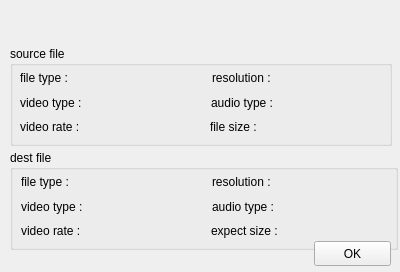
<ui version="4.0" >
 <class>xMediaInfoClass</class>
 <widget class="QDialog" name="xMediaInfoClass" >
  <property name="geometry" >
   <rect>
    <x>0</x>
    <y>0</y>
    <width>400</width>
    <height>272</height>
   </rect>
  </property>
  <property name="sizePolicy" >
   <sizepolicy vsizetype="Fixed" hsizetype="Fixed" >
    <horstretch>0</horstretch>
    <verstretch>0</verstretch>
   </sizepolicy>
  </property>
  <property name="windowTitle" >
   <string>xMediaInfo</string>
  </property>
  <widget class="QGroupBox" name="gb_src" >
   <property name="geometry" >
    <rect>
     <x>10</x>
     <y>46</y>
     <width>382</width>
     <height>100</height>
    </rect>
   </property>
   <property name="sizePolicy" >
    <sizepolicy vsizetype="Fixed" hsizetype="Preferred" >
     <horstretch>0</horstretch>
     <verstretch>0</verstretch>
    </sizepolicy>
   </property>
   <property name="minimumSize" >
    <size>
     <width>0</width>
     <height>100</height>
    </size>
   </property>
   <property name="maximumSize" >
    <size>
     <width>16777215</width>
     <height>100</height>
    </size>
   </property>
   <property name="title" >
    <string>source file</string>
   </property>
   <property name="flat" >
    <bool>true</bool>
   </property>
   <widget class="QLabel" name="label" >
    <property name="geometry" >
     <rect>
      <x>10</x>
      <y>23</y>
      <width>72</width>
      <height>18</height>
     </rect>
    </property>
    <property name="text" >
     <string>file type :</string>
    </property>
   </widget>
   <widget class="QLabel" name="lblType" >
    <property name="geometry" >
     <rect>
      <x>88</x>
      <y>23</y>
      <width>100</width>
      <height>18</height>
     </rect>
    </property>
    <property name="sizePolicy" >
     <sizepolicy vsizetype="Preferred" hsizetype="Fixed" >
      <horstretch>0</horstretch>
      <verstretch>0</verstretch>
     </sizepolicy>
    </property>
    <property name="minimumSize" >
     <size>
      <width>100</width>
      <height>0</height>
     </size>
    </property>
   </widget>
   <widget class="QLabel" name="label_4" >
    <property name="geometry" >
     <rect>
      <x>202</x>
      <y>23</y>
      <width>72</width>
      <height>18</height>
     </rect>
    </property>
    <property name="text" >
     <string>resolution :</string>
    </property>
   </widget>
   <widget class="QLabel" name="lblResolution" >
    <property name="geometry" >
     <rect>
      <x>272</x>
      <y>23</y>
      <width>100</width>
      <height>18</height>
     </rect>
    </property>
    <property name="sizePolicy" >
     <sizepolicy vsizetype="Preferred" hsizetype="Fixed" >
      <horstretch>0</horstretch>
      <verstretch>0</verstretch>
     </sizepolicy>
    </property>
    <property name="minimumSize" >
     <size>
      <width>100</width>
      <height>0</height>
     </size>
    </property>
   </widget>
   <widget class="QLabel" name="label_111" >
    <property name="geometry" >
     <rect>
      <x>10</x>
      <y>47</y>
      <width>72</width>
      <height>19</height>
     </rect>
    </property>
    <property name="text" >
     <string>video type :</string>
    </property>
   </widget>
   <widget class="QLabel" name="lblVideoType" >
    <property name="geometry" >
     <rect>
      <x>88</x>
      <y>47</y>
      <width>100</width>
      <height>19</height>
     </rect>
    </property>
    <property name="sizePolicy" >
     <sizepolicy vsizetype="Preferred" hsizetype="Fixed" >
      <horstretch>0</horstretch>
      <verstretch>0</verstretch>
     </sizepolicy>
    </property>
    <property name="minimumSize" >
     <size>
      <width>100</width>
      <height>0</height>
     </size>
    </property>
   </widget>
   <widget class="QLabel" name="label_5" >
    <property name="geometry" >
     <rect>
      <x>201</x>
      <y>47</y>
      <width>72</width>
      <height>19</height>
     </rect>
    </property>
    <property name="text" >
     <string>audio type :</string>
    </property>
   </widget>
   <widget class="QLabel" name="lblAudioType" >
    <property name="geometry" >
     <rect>
      <x>272</x>
      <y>47</y>
      <width>100</width>
      <height>19</height>
     </rect>
    </property>
   </widget>
   <widget class="QLabel" name="label_3" >
    <property name="geometry" >
     <rect>
      <x>10</x>
      <y>72</y>
      <width>72</width>
      <height>18</height>
     </rect>
    </property>
    <property name="text" >
     <string>video rate :</string>
    </property>
   </widget>
   <widget class="QLabel" name="lblRate" >
    <property name="geometry" >
     <rect>
      <x>88</x>
      <y>72</y>
      <width>100</width>
      <height>18</height>
     </rect>
    </property>
    <property name="sizePolicy" >
     <sizepolicy vsizetype="Preferred" hsizetype="Fixed" >
      <horstretch>0</horstretch>
      <verstretch>0</verstretch>
     </sizepolicy>
    </property>
    <property name="minimumSize" >
     <size>
      <width>100</width>
      <height>0</height>
     </size>
    </property>
   </widget>
   <widget class="QLabel" name="label_6" >
    <property name="geometry" >
     <rect>
      <x>200</x>
      <y>72</y>
      <width>72</width>
      <height>18</height>
     </rect>
    </property>
    <property name="text" >
     <string>file size :</string>
    </property>
   </widget>
   <widget class="QLabel" name="lblFileSize" >
    <property name="geometry" >
     <rect>
      <x>272</x>
      <y>72</y>
      <width>100</width>
      <height>18</height>
     </rect>
    </property>
   </widget>
  </widget>
  <widget class="QGroupBox" name="gb_dest" >
   <property name="geometry" >
    <rect>
     <x>10</x>
     <y>150</y>
     <width>388</width>
     <height>100</height>
    </rect>
   </property>
   <property name="sizePolicy" >
    <sizepolicy vsizetype="Fixed" hsizetype="Preferred" >
     <horstretch>0</horstretch>
     <verstretch>0</verstretch>
    </sizepolicy>
   </property>
   <property name="minimumSize" >
    <size>
     <width>0</width>
     <height>100</height>
    </size>
   </property>
   <property name="maximumSize" >
    <size>
     <width>16777215</width>
     <height>100</height>
    </size>
   </property>
   <property name="title" >
    <string>dest file</string>
   </property>
   <property name="flat" >
    <bool>true</bool>
   </property>
   <widget class="QLabel" name="label_2" >
    <property name="geometry" >
     <rect>
      <x>11</x>
      <y>23</y>
      <width>72</width>
      <height>18</height>
     </rect>
    </property>
    <property name="text" >
     <string>file type :</string>
    </property>
   </widget>
   <widget class="QLabel" name="lblType_2" >
    <property name="geometry" >
     <rect>
      <x>88</x>
      <y>23</y>
      <width>100</width>
      <height>18</height>
     </rect>
    </property>
    <property name="sizePolicy" >
     <sizepolicy vsizetype="Preferred" hsizetype="Fixed" >
      <horstretch>0</horstretch>
      <verstretch>0</verstretch>
     </sizepolicy>
    </property>
    <property name="minimumSize" >
     <size>
      <width>100</width>
      <height>0</height>
     </size>
    </property>
   </widget>
   <widget class="QLabel" name="label_9" >
    <property name="geometry" >
     <rect>
      <x>202</x>
      <y>23</y>
      <width>78</width>
      <height>18</height>
     </rect>
    </property>
    <property name="text" >
     <string>resolution :</string>
    </property>
   </widget>
   <widget class="QLabel" name="lblResolution_2" >
    <property name="geometry" >
     <rect>
      <x>278</x>
      <y>23</y>
      <width>100</width>
      <height>18</height>
     </rect>
    </property>
    <property name="sizePolicy" >
     <sizepolicy vsizetype="Preferred" hsizetype="Fixed" >
      <horstretch>0</horstretch>
      <verstretch>0</verstretch>
     </sizepolicy>
    </property>
    <property name="minimumSize" >
     <size>
      <width>100</width>
      <height>0</height>
     </size>
    </property>
   </widget>
   <widget class="QLabel" name="label_112" >
    <property name="geometry" >
     <rect>
      <x>11</x>
      <y>47</y>
      <width>72</width>
      <height>19</height>
     </rect>
    </property>
    <property name="text" >
     <string>video type :</string>
    </property>
   </widget>
   <widget class="QLabel" name="lblVideoType_2" >
    <property name="geometry" >
     <rect>
      <x>88</x>
      <y>47</y>
      <width>100</width>
      <height>19</height>
     </rect>
    </property>
    <property name="sizePolicy" >
     <sizepolicy vsizetype="Preferred" hsizetype="Fixed" >
      <horstretch>0</horstretch>
      <verstretch>0</verstretch>
     </sizepolicy>
    </property>
    <property name="minimumSize" >
     <size>
      <width>100</width>
      <height>0</height>
     </size>
    </property>
   </widget>
   <widget class="QLabel" name="label_8" >
    <property name="geometry" >
     <rect>
      <x>202</x>
      <y>47</y>
      <width>78</width>
      <height>19</height>
     </rect>
    </property>
    <property name="text" >
     <string>audio type :</string>
    </property>
   </widget>
   <widget class="QLabel" name="lblAudioType_2" >
    <property name="geometry" >
     <rect>
      <x>278</x>
      <y>47</y>
      <width>100</width>
      <height>19</height>
     </rect>
    </property>
    <property name="sizePolicy" >
     <sizepolicy vsizetype="Preferred" hsizetype="Fixed" >
      <horstretch>0</horstretch>
      <verstretch>0</verstretch>
     </sizepolicy>
    </property>
    <property name="minimumSize" >
     <size>
      <width>100</width>
      <height>0</height>
     </size>
    </property>
   </widget>
   <widget class="QLabel" name="label_7" >
    <property name="geometry" >
     <rect>
      <x>11</x>
      <y>72</y>
      <width>72</width>
      <height>18</height>
     </rect>
    </property>
    <property name="text" >
     <string>video rate :</string>
    </property>
   </widget>
   <widget class="QLabel" name="lblRate_2" >
    <property name="geometry" >
     <rect>
      <x>88</x>
      <y>72</y>
      <width>100</width>
      <height>18</height>
     </rect>
    </property>
    <property name="sizePolicy" >
     <sizepolicy vsizetype="Preferred" hsizetype="Fixed" >
      <horstretch>0</horstretch>
      <verstretch>0</verstretch>
     </sizepolicy>
    </property>
    <property name="minimumSize" >
     <size>
      <width>100</width>
      <height>0</height>
     </size>
    </property>
   </widget>
   <widget class="QLabel" name="label_10" >
    <property name="geometry" >
     <rect>
      <x>201</x>
      <y>72</y>
      <width>78</width>
      <height>18</height>
     </rect>
    </property>
    <property name="text" >
     <string>expect size :</string>
    </property>
   </widget>
   <widget class="QLabel" name="lblFileSize_2" >
    <property name="geometry" >
     <rect>
      <x>278</x>
      <y>72</y>
      <width>100</width>
      <height>18</height>
     </rect>
    </property>
    <property name="sizePolicy" >
     <sizepolicy vsizetype="Preferred" hsizetype="Fixed" >
      <horstretch>0</horstretch>
      <verstretch>0</verstretch>
     </sizepolicy>
    </property>
    <property name="minimumSize" >
     <size>
      <width>100</width>
      <height>0</height>
     </size>
    </property>
   </widget>
  </widget>
  <widget class="QPushButton" name="btnOK" >
   <property name="geometry" >
    <rect>
     <x>314</x>
     <y>241</y>
     <width>77</width>
     <height>25</height>
    </rect>
   </property>
   <property name="focusPolicy" >
    <enum>Qt::NoFocus</enum>
   </property>
   <property name="text" >
    <string>OK</string>
   </property>
  </widget>
 </widget>
 <layoutdefault spacing="6" margin="11" />
 <resources/>
 <connections/>
</ui>
